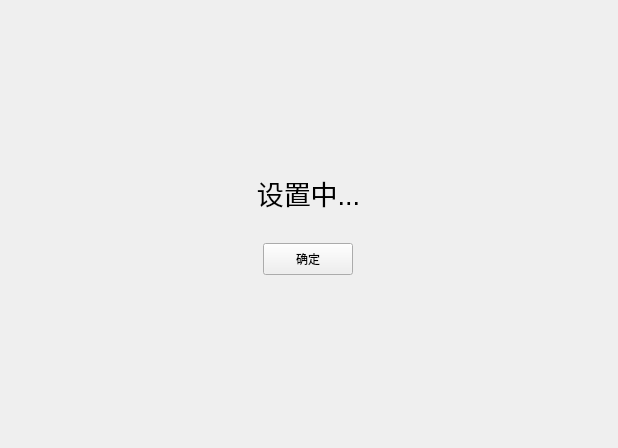
<?xml version="1.0" encoding="UTF-8"?>
<ui version="4.0">
 <class>setting</class>
 <widget class="QWidget" name="setting">
  <property name="geometry">
   <rect>
    <x>0</x>
    <y>0</y>
    <width>618</width>
    <height>448</height>
   </rect>
  </property>
  <property name="windowTitle">
   <string>Form</string>
  </property>
  <layout class="QHBoxLayout" name="horizontalLayout">
   <item>
    <widget class="QWidget" name="widget" native="true">
     <property name="minimumSize">
      <size>
       <width>351</width>
       <height>170</height>
      </size>
     </property>
     <property name="maximumSize">
      <size>
       <width>351</width>
       <height>170</height>
      </size>
     </property>
     <layout class="QVBoxLayout" name="verticalLayout">
      <item>
       <spacer name="verticalSpacer">
        <property name="orientation">
         <enum>Qt::Vertical</enum>
        </property>
        <property name="sizeHint" stdset="0">
         <size>
          <width>20</width>
          <height>40</height>
         </size>
        </property>
       </spacer>
      </item>
      <item>
       <widget class="QLabel" name="label">
        <property name="font">
         <font>
          <pointsize>20</pointsize>
         </font>
        </property>
        <property name="layoutDirection">
         <enum>Qt::LeftToRight</enum>
        </property>
        <property name="text">
         <string>设置中...</string>
        </property>
        <property name="alignment">
         <set>Qt::AlignCenter</set>
        </property>
       </widget>
      </item>
      <item>
       <spacer name="verticalSpacer_3">
        <property name="orientation">
         <enum>Qt::Vertical</enum>
        </property>
        <property name="sizeHint" stdset="0">
         <size>
          <width>20</width>
          <height>40</height>
         </size>
        </property>
       </spacer>
      </item>
      <item>
       <layout class="QHBoxLayout" name="horizontalLayout_2">
        <item>
         <widget class="QPushButton" name="pushButton">
          <property name="minimumSize">
           <size>
            <width>90</width>
            <height>32</height>
           </size>
          </property>
          <property name="maximumSize">
           <size>
            <width>90</width>
            <height>32</height>
           </size>
          </property>
          <property name="text">
           <string>确定</string>
          </property>
         </widget>
        </item>
       </layout>
      </item>
      <item>
       <spacer name="verticalSpacer_2">
        <property name="orientation">
         <enum>Qt::Vertical</enum>
        </property>
        <property name="sizeHint" stdset="0">
         <size>
          <width>20</width>
          <height>40</height>
         </size>
        </property>
       </spacer>
      </item>
     </layout>
    </widget>
   </item>
  </layout>
 </widget>
 <resources/>
 <connections/>
</ui>
